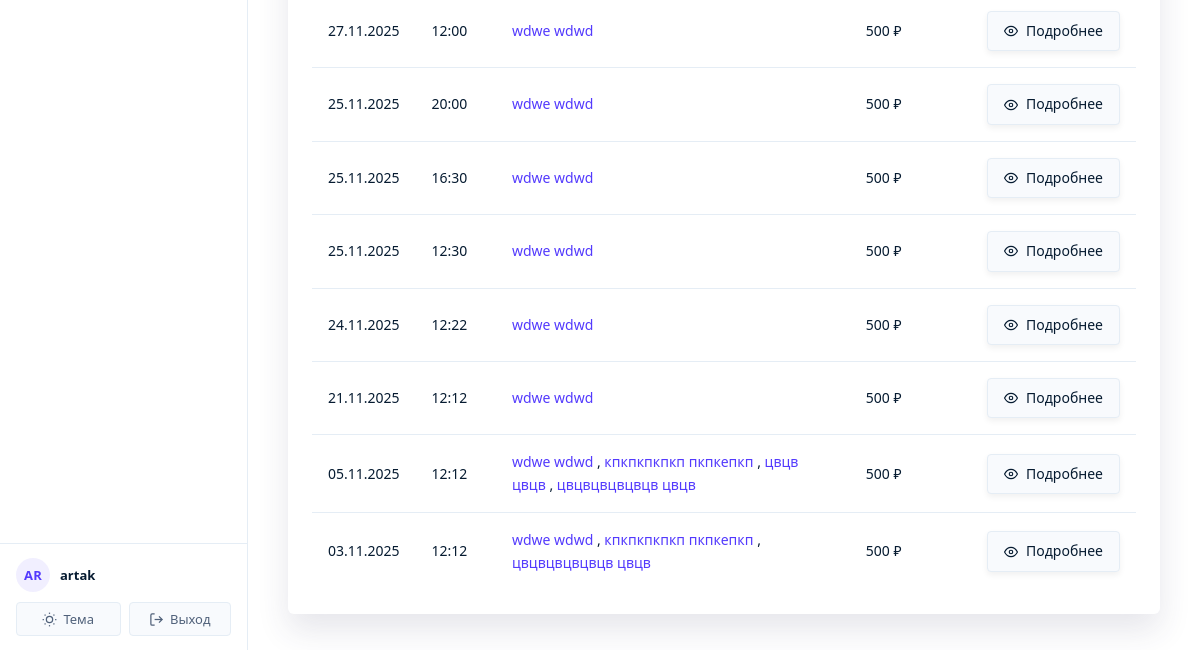
Before: /lessons/ (signed in, lower part) with the older database file.
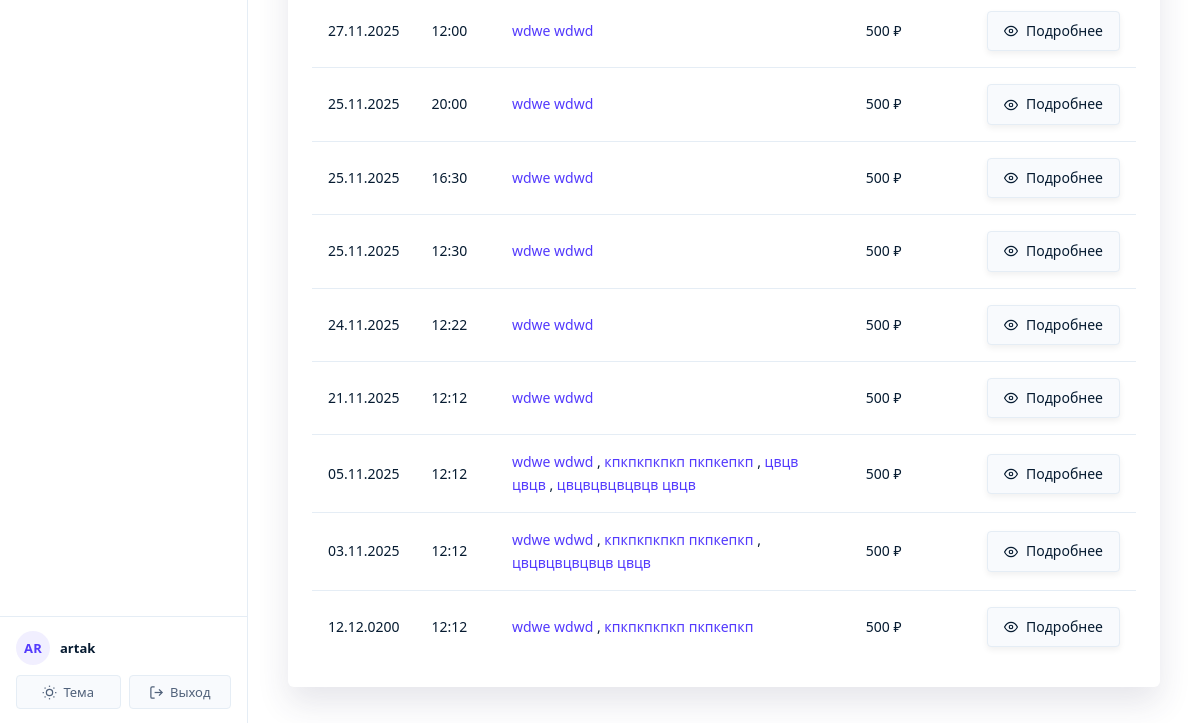
After: the same page with the newer database file.
### main/models.py (models this page shows, shortened)
class Lesson(models.Model):
    STATUS_CHOICES = [
        ('scheduled', 'Запланировано'),
        ('cancelled', 'Отменено'),
    ]
    CANCELLATION_REASON_CHOICES = [
        ('air_alert', 'Воздушная тревога / атака БПЛ'),
        ('student_sick', 'Ученик заболел'),
        ('tutor_sick', 'Репетитор заболел'),
        ('student_request', 'Просьба ученика'),
        ('rescheduled', 'Перенос'),
        ('other', 'Другое'),
    ]
    tutor = models.ForeignKey(Tutor, on_delete=models.CASCADE, related_name='lessons', verbose_name='Репетитор')
    students = models.ManyToManyField(Student, related_name='lessons', verbose_name='Ученики')
    date = models.DateField(verbose_name='Дата')
    time = models.TimeField(verbose_name='Время')
    duration = models.IntegerField(default=60, validators=[MinValueValidator(1)], verbose_name='Длительность (минуты)')
    lesson_price = models.DecimalField(max_digits=10, decimal_places=2, default=Decimal('0.00'), validators=[MinValueValidator(Decimal('0.00'))], verbose_name='Стоимость занятия (за одного ученика)')
    subject = models.CharField(max_length=200, blank=True, verbose_name='Предмет/Тема')
    notes = models.TextField(blank=True, verbose_name='Заметки')
    created_at = models.DateTimeField(auto_now_add=True, verbose_name='Дата создания')
    updated_at = models.DateTimeField(auto_now=True, verbose_name='Дата обновления')
    status = models.CharField(max_length=20, choices=STATUS_CHOICES, default='scheduled', verbose_name='Статус')
    cancellation_reason = models.CharField(max_length=30, choices=CANCELLATION_REASON_CHOICES, blank=True, verbose_name='Причина отмены')
    cancellation_note = models.TextField(blank=True, verbose_name='Заметка об отмене')
    class Meta:
        verbose_name = 'Занятие'
        verbose_name_plural = 'Занятия'
        ordering = ['-date', '-time']

class Student(models.Model):
    tutor = models.ForeignKey(Tutor, on_delete=models.CASCADE, related_name='students', verbose_name='Репетитор')
    groups = models.ManyToManyField(StudentGroup, related_name='students', blank=True, verbose_name='Группы')
    first_name = models.CharField(max_length=100, verbose_name='Имя')
    last_name = models.CharField(max_length=100, verbose_name='Фамилия')
    phone = models.CharField(max_length=20, blank=True, null=True, verbose_name='Телефон')
    telegram = models.CharField(max_length=20, blank=True, null=True, verbose_name='Телеграм')
    created_at = models.DateTimeField(auto_now_add=True, verbose_name='Дата создания')
    updated_at = models.DateTimeField(auto_now=True, verbose_name='Дата обновления')
    grade = models.CharField(max_length=10, blank=True, null=True, verbose_name='Класс')
    notes = models.TextField(blank=True, verbose_name='Заметки')
    is_active = models.BooleanField(default=True, verbose_name='Активен')
    default_price = models.DecimalField(
        max_digits=10,
        decimal_places=2,
        null=True,
        blank=True,
        verbose_name='Цена по умолчанию'
    )
    prepaid_balance = models.DecimalField(
        max_digits=10,
        decimal_places=2,
        default=Decimal('0.00'),
        verbose_name='Баланс предоплаты'
    )
    class Meta:
        verbose_name = 'Ученик'
        verbose_name_plural = 'Ученики'
        ordering = ['last_name', 'first_name']

### main/views.py (the view)
# urls.py: path('lessons/', views.lesson_list, name='lesson_list'),
@login_required
def lesson_list(request):
    tutor = get_tutor(request)
    if not tutor:
        messages.error(request, 'Профиль репетитора не найден.')
        return redirect('calendar')
    lessons = Lesson.objects.filter(tutor=tutor).order_by('-date', '-time')
    return render(request, 'main/lesson_list.html', {'lessons': lessons})

### main/views.py (called while the page is built)
def get_tutor(request):
    if request.user.is_authenticated:
        try:
            return request.user.tutor
        except Tutor.DoesNotExist:
            return None
    return None

### main/templates/main/lesson_list.html (shortened to what this page needs)
{% extends 'main/base.html' %}
{% block content %}
{% if lessons %}
<div class="card">
    <table>
        <tbody>
            {% for lesson in lessons %}
            <tr>
                <td>{{ lesson.date|date:"d.m.Y" }}</td>
                <td>{{ lesson.time|time:"H:i" }}</td>
                <td>
                    {% for student in lesson.students.all %}
                        <a href="{% url 'student_detail' student.pk %}" style="color: var(--primary); text-decoration: none;">
                            {{ student.last_name }} {{ student.first_name }}
                        </a>{% if not forloop.last %}, {% endif %}
                    {% endfor %}
                </td>
                <td>{{ lesson.lesson_price|floatformat:0 }} ₽</td>
                <td>
                    <a href="{% url 'lesson_detail' lesson.pk %}" class="btn btn-sm btn-secondary">
                        <svg width="14" height="14" viewBox="0 0 24 24" fill="none" stroke="currentColor" stroke-width="2">
                            <path d="M1 12s4-8 11-8 11 8 11 8-4 8-11 8-11-8-11-8z"/>
                            <circle cx="12" cy="12" r="3"/>
                        </svg>
                        Подробнее
                    </a>
                </td>
            </tr>
            {% endfor %}
        </tbody>
    </table>
</div>
{% endif %}
{% endblock %}

Changed rows visible on the page:
added Lesson: date "12.12.0200", time "12:12", lesson_price "500", Student (last_name "wdwe", first_name "wdwd"), Student (last_name "кпкпкпкпкп", first_name "пкпкепкп")
